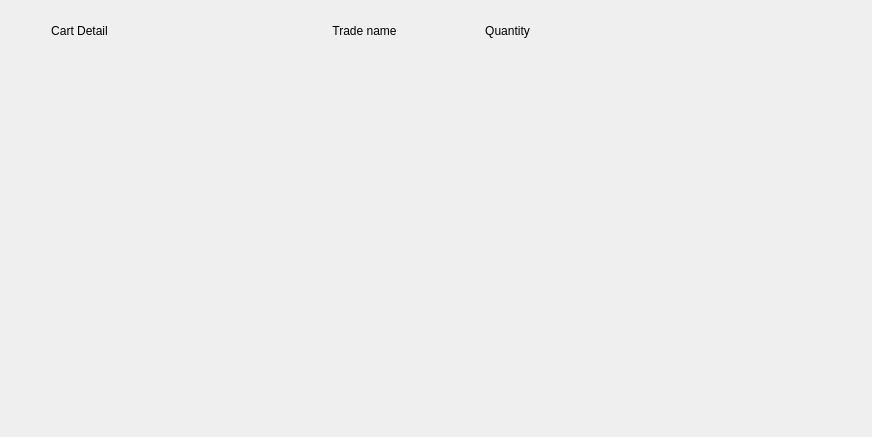
                         <widget class="QWidget" name="scrollAreaWidgetContents_13">
                          <property name="geometry">
                           <rect>
                            <x>0</x>
                            <y>0</y>
                            <width>872</width>
                            <height>437</height>
                           </rect>
                          </property>
                          <layout class="QGridLayout" name="gridLayout_15">
                           <item row="0" column="3">
                            <widget class="QLabel" name="label_211">
                             <property name="minimumSize">
                              <size>
                               <width>0</width>
                               <height>40</height>
                              </size>
                             </property>
                             <property name="maximumSize">
                              <size>
                               <width>16777215</width>
                               <height>40</height>
                              </size>
                             </property>
                             <property name="styleSheet">
                              <string notr="true">font: 14pt &quot;Times New Roman&quot;;</string>
                             </property>
                             <property name="text">
                              <string>Quantity</string>
                             </property>
                             <property name="alignment">
                              <set>Qt::AlignCenter</set>
                             </property>
                            </widget>
                           </item>
                           <item row="0" column="5">
                            <widget class="QLabel" name="label_213">
                             <property name="text">
                              <string/>
                             </property>
                            </widget>
                           </item>
                           <item row="3" column="0">
                            <widget class="QLabel" name="label_216">
                             <property name="minimumSize">
                              <size>
                               <width>0</width>
                               <height>40</height>
                              </size>
                             </property>
                             <property name="maximumSize">
                              <size>
                               <width>16777215</width>
                               <height>40</height>
                              </size>
                             </property>
                             <property name="text">
                              <string/>
                             </property>
                            </widget>
                           </item>
                           <item row="2" column="0">
                            <widget class="QLabel" name="label_215">
                             <property name="minimumSize">
                              <size>
                               <width>0</width>
                               <height>40</height>
                              </size>
                             </property>
                             <property name="maximumSize">
                              <size>
                               <width>16777215</width>
                               <height>40</height>
                              </size>
                             </property>
                             <property name="text">
                              <string/>
                             </property>
                            </widget>
                           </item>
                           <item row="0" column="2">
                            <widget class="QLabel" name="label_210">
                             <property name="minimumSize">
                              <size>
                               <width>0</width>
                               <height>40</height>
                              </size>
                             </property>
                             <property name="maximumSize">
                              <size>
                               <width>16777215</width>
                               <height>40</height>
                              </size>
                             </property>
                             <property name="styleSheet">
                              <string notr="true">font: 14pt &quot;Times New Roman&quot;;</string>
                             </property>
                             <property name="text">
                              <string>Trade name</string>
                             </property>
                             <property name="alignment">
                              <set>Qt::AlignCenter</set>
                             </property>
                            </widget>
                           </item>
                           <item row="7" column="0">
                            <widget class="QLabel" name="label_220">
                             <property name="minimumSize">
                              <size>
                               <width>0</width>
                               <height>40</height>
                              </size>
                             </property>
                             <property name="maximumSize">
                              <size>
                               <width>16777215</width>
                               <height>40</height>
                              </size>
                             </property>
                             <property name="text">
                              <string/>
                             </property>
                            </widget>
                           </item>
                           <item row="0" column="4">
                            <widget class="QLabel" name="label_212">
                             <property name="text">
                              <string/>
                             </property>
                            </widget>
                           </item>
                           <item row="1" column="0">
                            <widget class="QLabel" name="label_214">
                             <property name="minimumSize">
                              <size>
                               <width>0</width>
                               <height>40</height>
                              </size>
                             </property>
                             <property name="maximumSize">
                              <size>
                               <width>16777215</width>
                               <height>40</height>
                              </size>
                             </property>
                             <property name="text">
                              <string/>
                             </property>
                            </widget>
                           </item>
                           <item row="5" column="0">
                            <widget class="QLabel" name="label_218">
                             <property name="minimumSize">
                              <size>
                               <width>0</width>
                               <height>40</height>
                              </size>
                             </property>
                             <property name="maximumSize">
                              <size>
                               <width>16777215</width>
                               <height>40</height>
                              </size>
                             </property>
                             <property name="text">
                              <string/>
                             </property>
                            </widget>
                           </item>
                           <item row="0" column="1">
                            <widget class="QLabel" name="label_209">
                             <property name="maximumSize">
                              <size>
                               <width>16777215</width>
                               <height>1</height>
                              </size>
                             </property>
                             <property name="text">
                              <string/>
                             </property>
                            </widget>
                           </item>
                           <item row="4" column="0">
                            <widget class="QLabel" name="label_217">
                             <property name="minimumSize">
                              <size>
                               <width>0</width>
                               <height>40</height>
                              </size>
                             </property>
                             <property name="maximumSize">
                              <size>
                               <width>16777215</width>
                               <height>40</height>
                              </size>
                             </property>
                             <property name="text">
                              <string/>
                             </property>
                            </widget>
                           </item>
                           <item row="8" column="0">
                            <widget class="QLabel" name="label_221">
                             <property name="minimumSize">
                              <size>
                               <width>0</width>
                               <height>40</height>
                              </size>
                             </property>
                             <property name="maximumSize">
                              <size>
                               <width>16777215</width>
                               <height>40</height>
                              </size>
                             </property>
                             <property name="text">
                              <string/>
                             </property>
                            </widget>
                           </item>
                           <item row="6" column="0">
                            <widget class="QLabel" name="label_219">
                             <property name="minimumSize">
                              <size>
                               <width>0</width>
                               <height>40</height>
                              </size>
                             </property>
                             <property name="maximumSize">
                              <size>
                               <width>16777215</width>
                               <height>40</height>
                              </size>
                             </property>
                             <property name="text">
                              <string/>
                             </property>
                            </widget>
                           </item>
                           <item row="0" column="0">
                            <widget class="QLabel" name="label_208">
                             <property name="minimumSize">
                              <size>
                               <width>0</width>
                               <height>40</height>
                              </size>
                             </property>
                             <property name="maximumSize">
                              <size>
                               <width>16777215</width>
                               <height>40</height>
                              </size>
                             </property>
                             <property name="styleSheet">
                              <string notr="true">font: 14pt &quot;Times New Roman&quot;;</string>
                             </property>
                             <property name="text">
                              <string>Cart Detail</string>
                             </property>
                             <property name="alignment">
                              <set>Qt::AlignCenter</set>
                             </property>
                            </widget>
                           </item>
                          </layout>
                         </widget>
